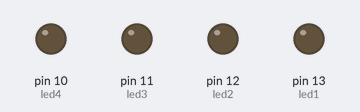
Simulated run of this sketch. Board: Arduino Uno, built with avr-gcc and run on an emulated ATmega328P. Shown: output pins drawn as LEDs (lit = HIGH).

Above: at 0.5 s.
At 2.5 s:
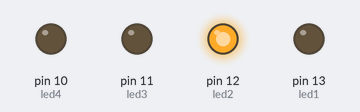
At 4.5 s:
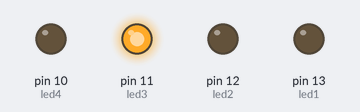
At 9.5 s:
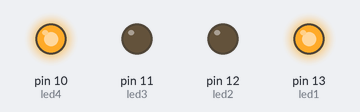
At 14.5 s:
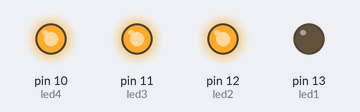
At 19.5 s:
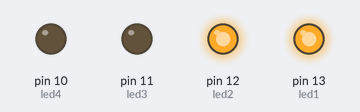
Timing chart, 0 to 20.8 s (numbered marks = the images above):
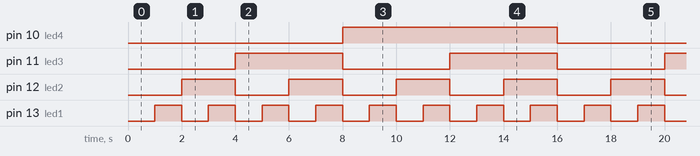

Measured:
- by itself, pin 10 (led4): alternates HIGH for 8.0 s and LOW for 8.0 s
- by itself, pin 11 (led3): alternates HIGH for 4.0 s and LOW for 4.0 s
- by itself, pin 12 (led2): alternates HIGH for 2.0 s and LOW for 2.0 s
- by itself, pin 13 (led1): alternates HIGH for 1.0 s and LOW for 1.0 s

The sketch:

binary-led.ino
```cpp
int led1 = 13;
int led2 = 12;
int led3 = 11;
int led4 = 10;


void setup() {
    pinMode(led1, OUTPUT);
    pinMode(led2, OUTPUT);
    pinMode(led3, OUTPUT);
    pinMode(led4, OUTPUT);
}

void loop() {
    for (int i = 0; i < 16; i++) {
        writeLEDs(i);
        delay(1000); // Wait for 1 second
    }
}

void writeLEDs(int value) {
    digitalWrite(led1, (value >> 0) & 1); // Write the least significant bit to led1
    digitalWrite(led2, (value >> 1) & 1); // Write the second bit to led2
    digitalWrite(led3, (value >> 2) & 1); // Write the third bit to led3
    digitalWrite(led4, (value >> 3) & 1); // Write the fourth bit to led4
}
```
